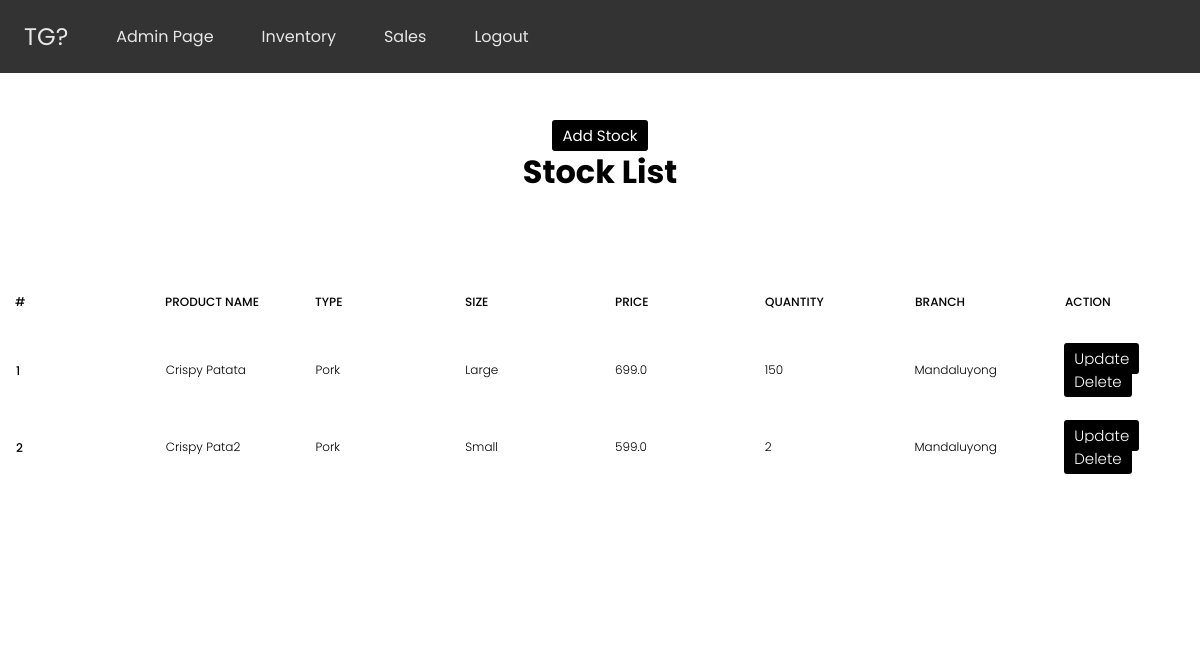
The app's page /inventory/ (signed in), older data.
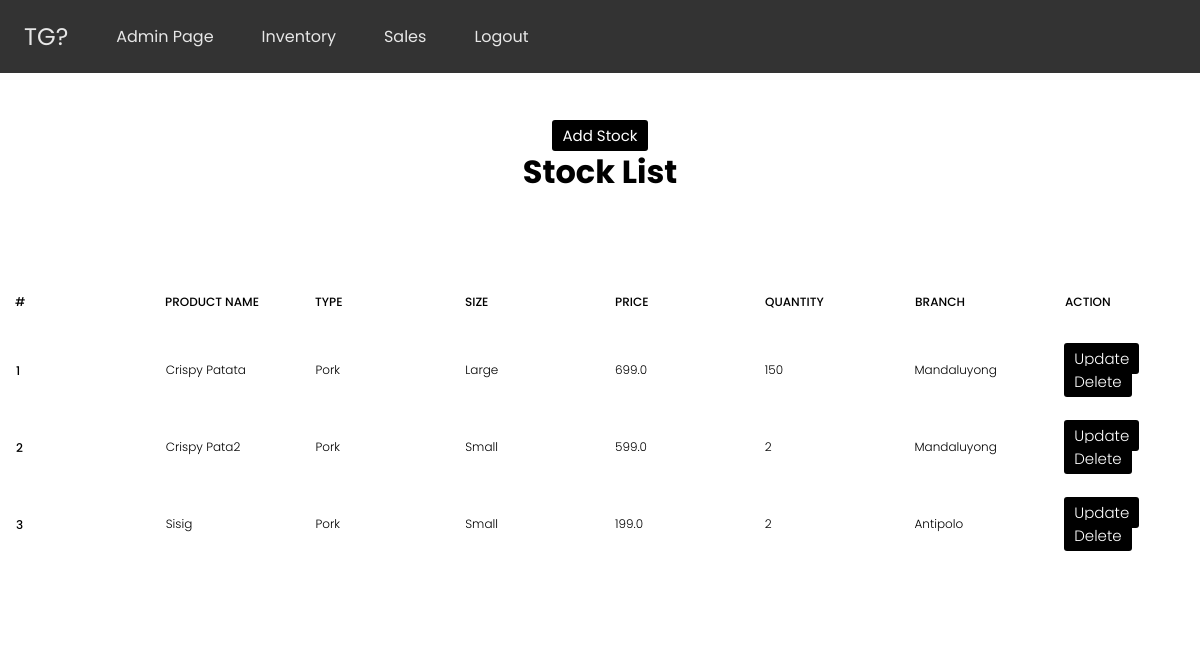
The same page, newer data.
### inventoryapp/models.py (models this page shows, shortened)
class FoodInventory(models.Model):
    branch = models.ForeignKey(Branch, on_delete=models.CASCADE)
    prod_name = models.CharField(max_length=255)
    prod_type = models.ForeignKey(ProdType, on_delete=models.CASCADE)
    size = models.ForeignKey(Size, on_delete=models.CASCADE)
    price = models.FloatField(max_length=10)
    quantity = models.IntegerField()
    image = models.ImageField(upload_to="foods/%Y/%m/%d/")

class ProdType(models.Model):
    prod_type = models.CharField(max_length=50)
    def __str__(self):
        return self.prod_type

class Size(models.Model):
    size = models.CharField(max_length=10)
    def __str__(self):
        return self.size

class Branch(models.Model):
    branch = models.CharField(max_length=50)
    def __str__(self):
        return self.branch

### inventoryapp/views.py (the view)
# urls.py: path('inventory/', views.inventory, name='inventory'),
@login_required(login_url="login")
def inventory(request):
    stocks = FoodInventory.objects.all()
    context = {"stocks": stocks}
    return render(request, "inventoryapp/stocks.html", context)

### inventoryapp/templates/inventoryapp/stocks.html
{% extends 'inventoryapp/base.html' %} {% block content %}
  <div class="container-table">
  <a class="button-link" href="{% url 'createstock' %}">Add Stock</a>
  <h1>Stock List</h1>
  </div>
  <div class="tb-res">
    <div class="tbl-header">
      <table cellpadding="0" cellspacing="0" border="0">
        <thead>
          <tr>
            <th class="hide" scope="col">#</th>
            <th scope="col">Product Name</th>
            <th class="hide" scope="col">Type</th>
            <th class="hide" scope="col">Size</th>
            <th class="hide" scope="col">Price</th>
            <th class="hide" scope="col">Quantity</th>
            <th class="hide" scope="col">Branch</th>
            <th scope="col">Action</th>
          </tr>
        </thead>
      </table>
    </div>
    <div class="tbl-content">
      <table cellpadding="0" cellspacing="0" border="0">
        <tbody>
          <tr>
            {% for i in stocks %}
            <th>{{i.id}}</th>
            <td>{{i.prod_name}}</td>
            <td>{{i.prod_type}}</td>
            <td>{{i.size}}</td>
            <td>{{i.price}}</td>
            <td>{{i.quantity}}</td>
            <td>{{i.branch}}</td>
            <td>
              <a
                class="button-link"
                href="{% url 'updatestock' i.id %}"
                class="crud"
                >Update</a
              >
              <a
                class="button-link"
                href="{% url 'deletestock' i.id %}"
                class="crud"
                >Delete</a
              >
            </td>
          </tr>
        </tbody>
        {% endfor %}
      </table>
    </div>
  </div>
{% endblock %}

Row changes from the older to the newer data that the page shows:
added FoodInventory: id "3", prod_name "Sisig", prod_type "Pork", size "Small", price "199.0", quantity "2", branch "Antipolo"
